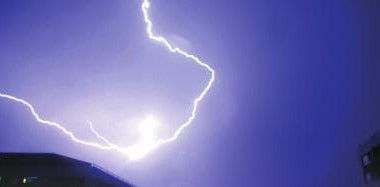
#> input picture dataset/lightning/1834.jpg, 380 x 187 px
$ python -i feature_extractor.py   (imports and definitions only)   (older library calls are emulated)
#> lines starting #> are read from the running program, lines starting #| are printed output that depends on the picture
import numpy as np
import cv2
from skimage.feature import graycomatrix, graycoprops, local_binary_pattern

# Focus on 4 specific weather categories
TARGET_CLASSES = ['lightning', 'rain', 'sandstorm', 'snow']

def extract_color_features(img_bgr):
    """
    Extracts color moments (mean, std dev) and normalized 16-bin histograms in HSV space.
    • Sandstorms -> Strong warm (yellow/brown) Hue values.
    • Snow/Lightning -> High Value (brightness) and low Saturation.
    """
    img_hsv = cv2.cvtColor(img_bgr, cv2.COLOR_BGR2HSV)

    mean = np.mean(img_hsv, axis=(0, 1))
    std = np.std(img_hsv, axis=(0, 1))

    h_hist = cv2.calcHist([img_hsv], [0], None, [16], [0, 180])
    s_hist = cv2.calcHist([img_hsv], [1], None, [16], [0, 256])

    cv2.normalize(h_hist, h_hist)
    cv2.normalize(s_hist, s_hist)

    return np.hstack([mean, std, h_hist.flatten(), s_hist.flatten()])


def extract_glcm_features(img_gray):
    """
    Calculates Haralick spatial texture metrics using Gray-Level Co-occurrence Matrix (GLCM).
    • Smooth atmospheres (sandstorm) -> High Homogeneity.
    • Icy/crystalline patterns (snow) -> High Contrast and Energy.
    """
    img_q = (img_gray // 8).astype(np.uint8) # Quantize 256 gray levels down to 32

    glcm = graycomatrix(
        img_q,
        distances=[1, 3],
        angles=[0, np.pi/4, np.pi/2],
        levels=32,
        symmetric=True,
        normed=True
    )

    return np.array([
        graycoprops(glcm, 'contrast').mean(),
        graycoprops(glcm, 'dissimilarity').mean(),
        graycoprops(glcm, 'homogeneity').mean(),
        graycoprops(glcm, 'energy').mean(),
        graycoprops(glcm, 'correlation').mean()
    ])


def extract_lbp_features(img_gray, radius=1, n_points=8):
    """
    Extracts Local Binary Pattern (LBP) histogram to capture surface micro-textures.
    """
    lbp = local_binary_pattern(img_gray, n_points, radius, method='uniform')
    hist, _ = np.histogram(lbp.ravel(), bins=np.arange(0, n_points + 3), range=(0, n_points + 2))
    hist = hist.astype("float")
    hist /= (hist.sum() + 1e-6)
    return hist


def extract_gabor_features(img_gray):
    """
    Filters image across 4 orientations (0°, 45°, 90°, 135°) to isolate directional streaks.
    • Falling rain and sharp lightning bolts produce high directional energy responses.
    """
    gabor_feats = []
    for theta in [0, np.pi/4, np.pi/2, 3*np.pi/4]:
        kernel = cv2.getGaborKernel((21, 21), 5.0, theta, 10.0, 0.5, 0, ktype=cv2.CV_32F)
        filtered = cv2.filter2D(img_gray, cv2.CV_32F, kernel)
        gabor_feats.append(filtered.mean())
        gabor_feats.append(filtered.std())
    return np.array(gabor_feats)


def extract_full_feature_vector(image_path, target_size=(128, 128)):
    """
    Master function: Loads an image, applies CLAHE contrast enhancement, extracts all 4 feature domains,
    and concatenates them into a unified 1D numerical array.
    """
#> called with image_path = 'dataset/lightning/1834.jpg', target_size = (128, 128)
    img = cv2.imread(image_path)
#> img is the input picture: shape (187, 380, 3); mean B, G, R 178, 110.7, 111.7
    if img is None:
        return None

    img = cv2.resize(img, target_size)
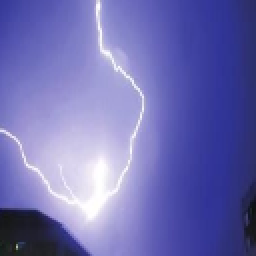
#> img: shape (128, 128, 3) (shown 2 times larger); mean B, G, R 177.9, 110.6, 111.6
    gray = cv2.cvtColor(img, cv2.COLOR_BGR2GRAY)
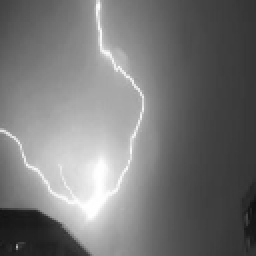
#> gray: shape (128, 128) (shown 2 times larger); min 14, max 255, mean 118.6

    # Adaptive contrast enhancement
    clahe = cv2.createCLAHE(clipLimit=2.0, tileGridSize=(8, 8))
    gray_enhanced = clahe.apply(gray)
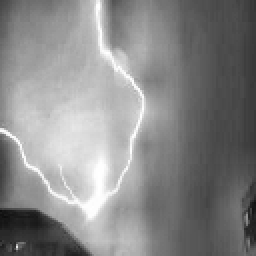
#> gray_enhanced: shape (128, 128) (shown 2 times larger); min 13, max 255, mean 136.2

    color_feats = extract_color_features(img)
#> in extract_color_features, `img_hsv = cv2.cvtColor(img_bgr, cv2.COLOR_BGR2HSV)`: img_hsv: shape (128, 128, 3); mean H, S, V 120.5, 105.2, 177.9
#> in extract_color_features, `mean = np.mean(img_hsv, axis=(0, 1))`: mean = [120.5, 105.2, 177.9]
#> in extract_color_features, `std = np.std(img_hsv, axis=(0, 1))`: std = [8.47, 47.44, 45.91]
#> in extract_color_features, `h_hist = cv2.calcHist([img_hsv], [0], None, [16], [0, 180])`: h_hist = [36, 7, 20, 7, 4, 9, 20, 28, 11, 79, 13459, 2553, 103, 36, 12, 0]
#> in extract_color_features, `s_hist = cv2.calcHist([img_hsv], [1], None, [16], [0, 256])`: s_hist = [475, 813, 984, 1270, 1727, 1903, 1416, 1518, 1390, 2222, 2660, 6, 0, 0, 0, 0]
#> color_feats = 38 values, max 177.9 at index 2, min 0 at index 21, mean 13.41
    glcm_feats = extract_glcm_features(gray_enhanced)
#> glcm_feats = [2.34, 0.772, 0.716, 0.136, 0.974]
    lbp_feats = extract_lbp_features(gray_enhanced)
#> in extract_lbp_features, `lbp = local_binary_pattern(img_gray, n_points, radius, method='uniform')`:
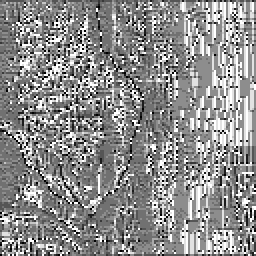
#> lbp: shape (128, 128) float64 (shown 2 times larger); min 0, max 9, mean 5.02; drawn with min black and max white
#> in extract_lbp_features, `hist, _ = np.histogram(lbp.ravel(), bins=np.arange(0, n_points + 3), r..`: hist = [392, 793, 638, 1862, 3417, 3891, 1243, 941, 1434, 1773]
#> in extract_lbp_features, `hist /= (hist.sum() + 1e-6)`: hist = [0.0239, 0.0484, 0.0389, 0.114, 0.209, 0.237, 0.0759, 0.0574, 0.0875, 0.108]
#> lbp_feats has the same summary as hist in extract_lbp_features
    gabor_feats = extract_gabor_features(gray_enhanced)
#> the loop in extract_gabor_features, `for theta in [0, np.pi/4, np.pi/2, 3*np.pi/4]:` made 4 passes
#> pass 1, in extract_gabor_features, `filtered = cv2.filter2D(img_gray, cv2.CV_32F, kernel)`:
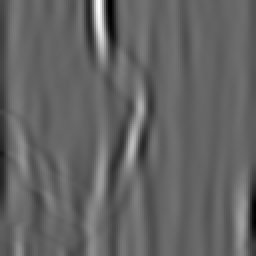
#> filtered: shape (128, 128) float32 (shown 2 times larger); min -2352.1, max 3578.6, mean -17.4; drawn with min black and max white
#> pass 3, in extract_gabor_features, `filtered = cv2.filter2D(img_gray, cv2.CV_32F, kernel)`:
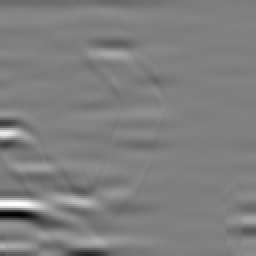
#> filtered: shape (128, 128) float32 (shown 2 times larger); min -2459.8, max 2427.1, mean -13.4; drawn with min black and max white
#> after the loop in extract_gabor_features, `for theta in [0, np.pi/4, np.pi/2, 3*np.pi/4]:`:
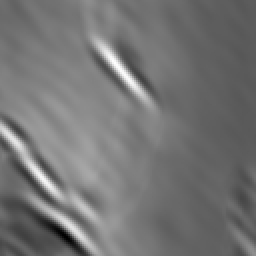
#> filtered: shape (128, 128) float32 (shown 2 times larger); min -1444.2, max 4200.1, mean 1132.4; drawn with min black and max white
#> after the loop in extract_gabor_features, `for theta in [0, np.pi/4, np.pi/2, 3*np.pi/4]:`: gabor_feats = [-17.4, 453.2, 1124.7, 440.7, -13.36, 286.4, 1132.4, 591.6]

    return np.hstack([color_feats, glcm_feats, lbp_feats, gabor_feats])

>>> result = extract_full_feature_vector('dataset/lightning/1834.jpg')
#> result = 61 values, max 1132.4 at index 59, min -17.4 at index 53, mean 74

$ run again, on dataset/lightning/1845.jpg
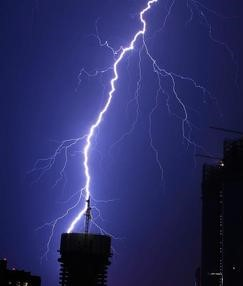
#> input picture dataset/lightning/1845.jpg, 243 x 286 px
#> in extract_full_feature_vector, img is the input picture: shape (286, 243, 3); mean B, G, R 99.2, 44.8, 42.3
#> img: shape (128, 128, 3)
#> img_hsv: shape (128, 128, 3); mean H, S, V 117.9, 150.8, 99.1
#> mean = [117.9, 150.8, 99.12]
#> std = [12.82, 31.17, 48.37]
#> h_hist = [153, 17, 20, 5, 7, 4, 4, 0, 9, 24, 14535, 1571, 24, 6, 3, 2]
#> s_hist = [170, 105, 117, 116, 170, 202, 419, 563, 2349, 4834, 5435, 1740, 59, 47, 16, 42]
#> color_feats = 38 values, max 150.8 at index 1, min 0 at index 13, mean 12.19
#> glcm_feats = [6.47, 1.2, 0.664, 0.172, 0.873]
#> in extract_lbp_features, `lbp = local_binary_pattern(img_gray, n_points, radius, method='uniform')`:
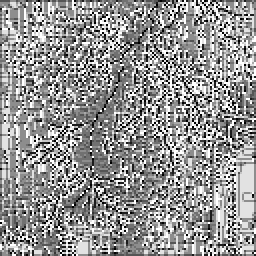
#> lbp: shape (128, 128) float64 (shown 2 times larger); min 0, max 9, mean 5.27; drawn with min black and max white
#> in extract_lbp_features, `hist, _ = np.histogram(lbp.ravel(), bins=np.arange(0, n_points + 3), r..`: hist = [774, 1210, 672, 1604, 2002, 2823, 1310, 1286, 2336, 2367]
#> in extract_lbp_features, `hist /= (hist.sum() + 1e-6)`: hist = [0.0472, 0.0739, 0.041, 0.0979, 0.122, 0.172, 0.08, 0.0785, 0.143, 0.144]
#> lbp_feats has the same summary as hist in extract_lbp_features
#> after the loop in extract_gabor_features, `for theta in [0, np.pi/4, np.pi/2, 3*np.pi/4]:`:
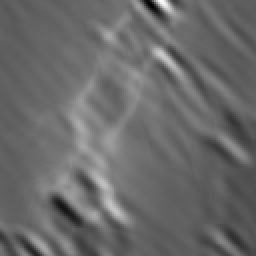
#> filtered: shape (128, 128) float32 (shown 2 times larger); min -1285.3, max 3214.8, mean 587.4; drawn with min black and max white
#> after the loop in extract_gabor_features, `for theta in [0, np.pi/4, np.pi/2, 3*np.pi/4]:`: gabor_feats = [-7.44, 601.4, 587.1, 596.4, -6.46, 342.7, 587.4, 360.4]
#> result = 61 values, max 601.4 at index 54, min -7.44 at index 53, mean 57.95

$ run again, on dataset/lightning/1848.jpg
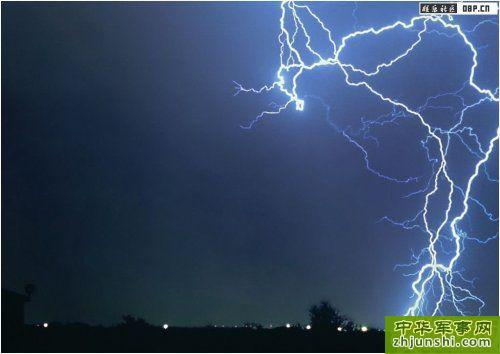
#> input picture dataset/lightning/1848.jpg, 500 x 354 px
#> in extract_full_feature_vector, img is the input picture: shape (354, 500, 3); mean B, G, R 99, 73, 54.4
#> img: shape (128, 128, 3)
#> img_hsv: shape (128, 128, 3); mean H, S, V 105.2, 132.9, 100.2
#> mean = [105.2, 132.9, 100.2]
#> std = [12.51, 30.84, 52.53]
#> h_hist = [11, 11, 7, 400, 21, 5, 14, 79, 1941, 13054, 818, 4, 2, 7, 7, 3]
#> s_hist = [62, 116, 312, 196, 195, 302, 985, 4019, 5219, 2467, 1776, 389, 126, 88, 96, 36]
#> color_feats = 38 values, max 132.9 at index 1, min 0.000151 at index 18, mean 11.52
#> glcm_feats = [12.84, 1.68, 0.624, 0.137, 0.824]
#> in extract_lbp_features, `hist, _ = np.histogram(lbp.ravel(), bins=np.arange(0, n_points + 3), r..`: hist = [1208, 1647, 862, 1277, 1500, 1745, 1318, 1596, 2222, 3009]
#> in extract_lbp_features, `hist /= (hist.sum() + 1e-6)`: hist = [0.0737, 0.101, 0.0526, 0.0779, 0.0916, 0.107, 0.0804, 0.0974, 0.136, 0.184]
#> lbp_feats has the same summary as hist in extract_lbp_features
#> after the loop in extract_gabor_features, `for theta in [0, np.pi/4, np.pi/2, 3*np.pi/4]:`:
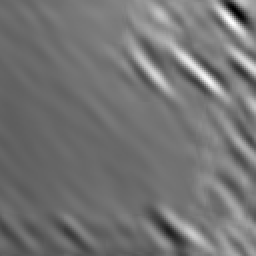
#> filtered: shape (128, 128) float32 (shown 2 times larger); min -2152.7, max 4196.2, mean 743.4; drawn with min black and max white
#> after the loop in extract_gabor_features, `for theta in [0, np.pi/4, np.pi/2, 3*np.pi/4]:`: gabor_feats = [-9.79, 573.3, 741.8, 523, -3.1, 546.4, 743.4, 577.3]
#> result = 61 values, max 743.4 at index 59, min -9.79 at index 53, mean 67.98
